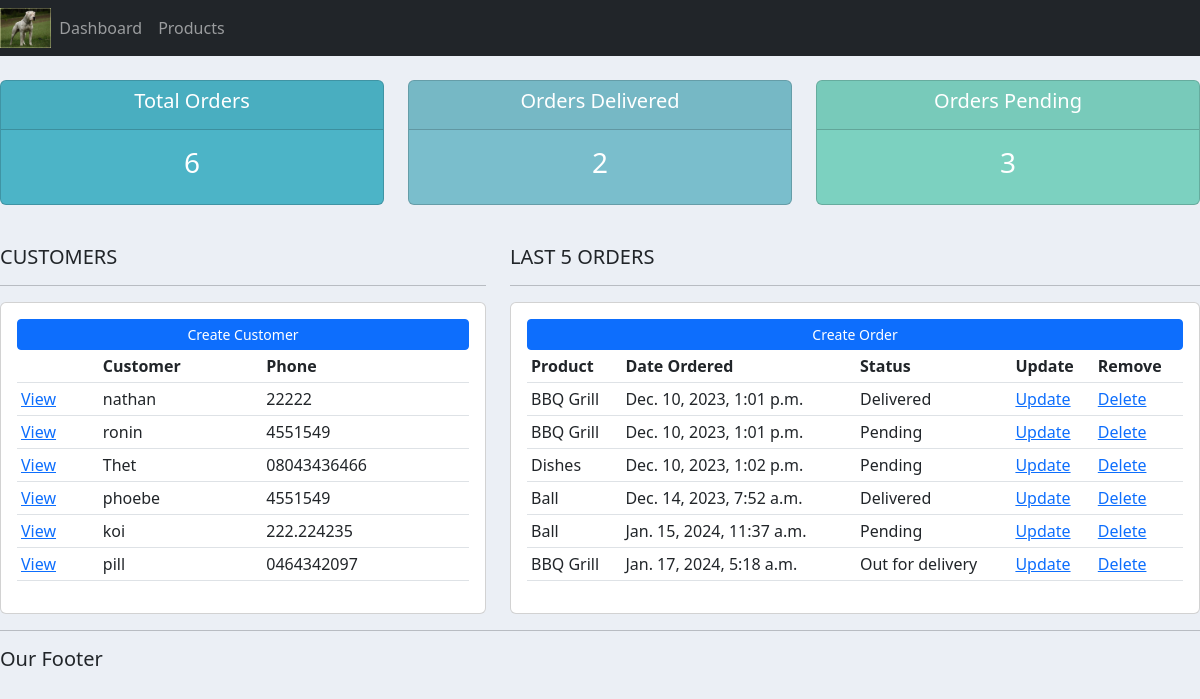
The app's page /, older data.
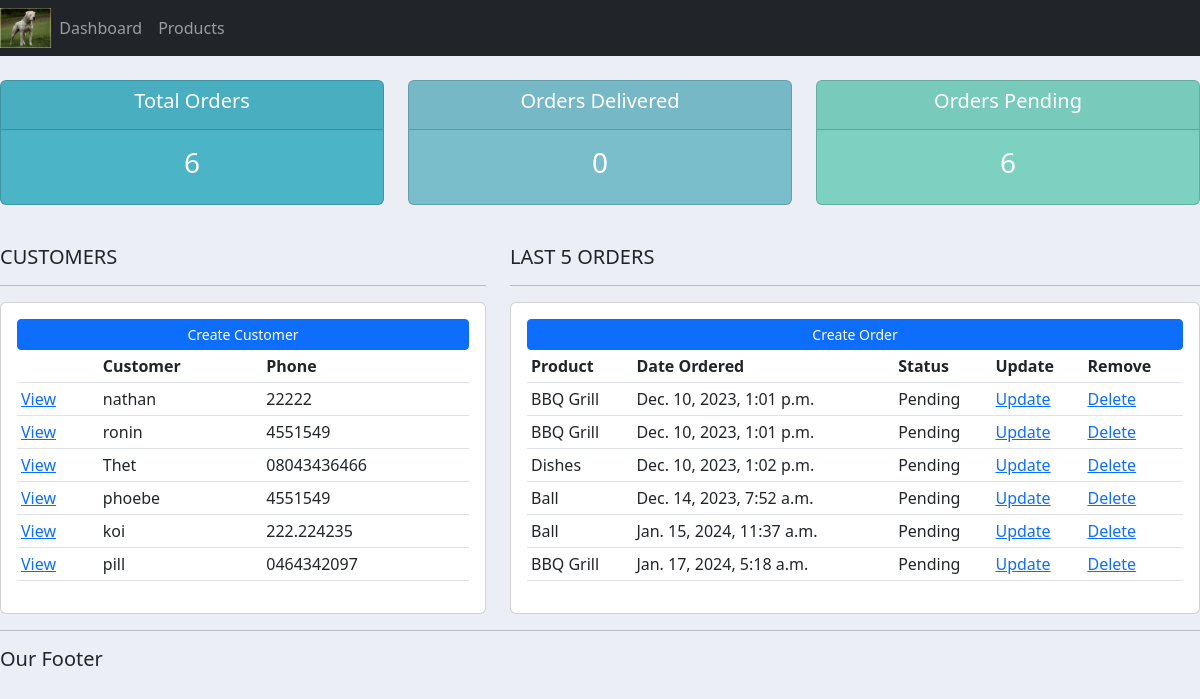
The same page, newer data.
### accounts/models.py (models this page shows, shortened)
class Order(models.Model):
    STATUS = (
                ('Pending', 'Pending'),
                ('Out for delivery', 'Out for delivery'),
                ('Delivered', 'Delivered')
    )
    customer = models.ForeignKey(Customer, null=True, on_delete=models.SET_NULL)
    product = models.ForeignKey(Product, null=True, on_delete=models.SET_NULL)
    date_created = models.DateTimeField(auto_now_add=True)
    status = models.CharField(max_length=50, null=True, choices=STATUS)

class Product(models.Model):
    CATEGORY = (
                    ('Indoor', 'Indoor'),
                    ('Outdoor', 'Outdoor'),
    )
    name = models.CharField(max_length=50, null=True)
    price = models.FloatField(null=True)
    category = models.CharField(max_length=200, null=True, choices=CATEGORY)
    description = models.CharField(max_length=200, null=True, blank=True)
    date_created = models.DateTimeField(auto_now_add=True)
    tags = models.ManyToManyField(Tag)
    def __str__(self):
        return self.name

### accounts/views.py (the view)
# urls.py: path('', views.home, name='home'),
def home(request):
    orders = Order.objects.all()
    customers = Customer.objects.all()
    total_customers = customers.count()
    total_orders = orders.count()
    delivered = orders.filter(status = "Delivered").count()
    pending = orders.filter(status = "Pending").count()
    context = {'orders' : orders,
               'customers' : customers,
               'total_orders' : total_orders,
               'delivered' : delivered,
               'pending' : pending,
               }
    return render(request, 'accounts/dashboard.html', context)

### accounts/templates/accounts/dashboard.html
{% extends 'accounts/main.html' %}
{% block content %}
{% include 'accounts/status.html' %}
<br>
<div class="row">
    <div class="col-md-5">
        <h5>CUSTOMERS</h5>
        <hr>
        <div class="card card-body">
            <a class="btn btn-primary  btn-sm btn-block" href="">Create Customer</a>
                <table class="table table-sm">
                    <tr>
                        <th></th>
                        <th>Customer</th>
                        <th>Phone</th>
                    </tr>
                    {% for customer in customers %}
                    <tr>
                     <td><a href="{% url 'customer' customer.id %}">View</a></td>
                     <td>{{ customer.name }}</td>
                     <td>{{ customer.phone }}</td>
                    </tr>
                     {% endfor %}
                </table>
        </div>
    </div>
    <div class="col-md-7">
        <h5>LAST 5 ORDERS</h5>
        <hr>
        <div class="card card-body">
            <a class="btn btn-primary  btn-sm btn-block" href="{% url 'create_order' %}">Create Order</a>
            <table class="table table-sm">
                <tr>
                    <th>Product</th>
                    <th>Date Ordered</th>
                    <th>Status</th>
                    <th>Update</th>
                    <th>Remove</th>
                </tr>
                {% for order in orders %}
               <tr>
                <td>{{ order.product }}</td>
                <td>{{ order.date_created }}</td>
                <td>{{ order.status }}</td>
                <td><a href="{% url 'update_order' order.id %} ">Update</a></td>
                <td><a href="{% url 'delete_order' order.id %} ">Delete</a></td>
                {% endfor %}
               </tr>
            </table>
        </div>
    </div>
</div>
{% endblock %}

Row changes from the older to the newer data that the page shows:
changed Order (number 1 of 6 on the later page): status "Delivered" → "Pending"
changed Order "Dec. 14, 2023, 7:52 a.m.": status "Delivered" → "Pending"
changed Order "Jan. 17, 2024, 5:18 a.m.": status "Out for delivery" → "Pending"
Text that changed along with them:
{{ delivered }}: "2" → "0"
{{ pending }}: "3" → "6"
